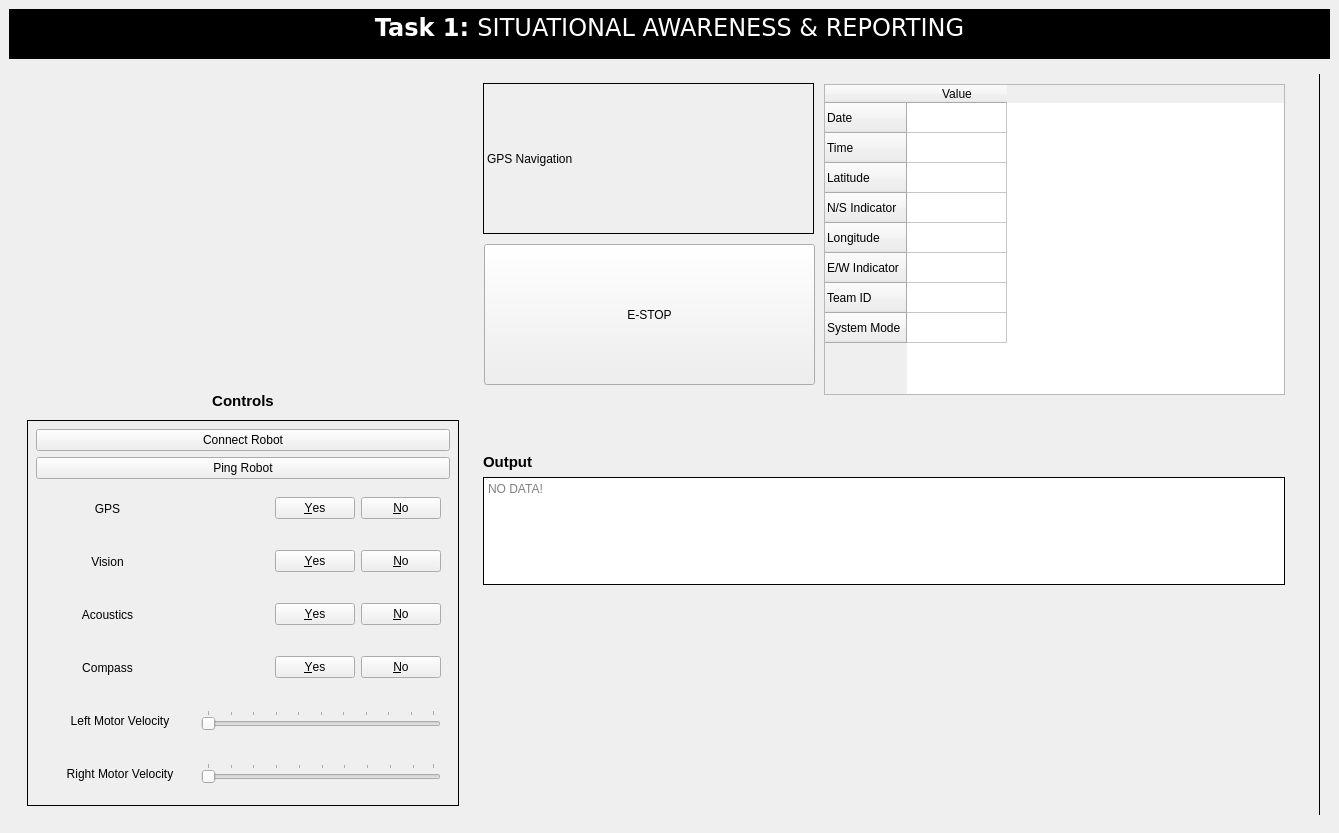
<?xml version="1.0" encoding="UTF-8"?>
<ui version="4.0">
 <class>MainWindow</class>
 <widget class="QMainWindow" name="MainWindow">
  <property name="geometry">
   <rect>
    <x>0</x>
    <y>0</y>
    <width>1339</width>
    <height>833</height>
   </rect>
  </property>
  <property name="sizePolicy">
   <sizepolicy hsizetype="Fixed" vsizetype="Fixed">
    <horstretch>0</horstretch>
    <verstretch>0</verstretch>
   </sizepolicy>
  </property>
  <property name="windowTitle">
   <string>MainWindow</string>
  </property>
  <widget class="QWidget" name="centralwidget">
   <property name="styleSheet">
    <string notr="true"/>
   </property>
   <layout class="QVBoxLayout" name="verticalLayout">
    <item>
     <widget class="QTextBrowser" name="textBrowser_3">
      <property name="sizePolicy">
       <sizepolicy hsizetype="Preferred" vsizetype="Preferred">
        <horstretch>0</horstretch>
        <verstretch>0</verstretch>
       </sizepolicy>
      </property>
      <property name="maximumSize">
       <size>
        <width>16777215</width>
        <height>50</height>
       </size>
      </property>
      <property name="font">
       <font>
        <family>Bitstream Vera Sans</family>
       </font>
      </property>
      <property name="styleSheet">
       <string notr="true">*{
background:rgb(0, 0, 0);
}</string>
      </property>
      <property name="frameShape">
       <enum>QFrame::NoFrame</enum>
      </property>
      <property name="frameShadow">
       <enum>QFrame::Plain</enum>
      </property>
      <property name="html">
       <string>&lt;!DOCTYPE HTML PUBLIC &quot;-//W3C//DTD HTML 4.0//EN&quot; &quot;http://www.w3.org/TR/REC-html40/strict.dtd&quot;&gt;
&lt;html&gt;&lt;head&gt;&lt;meta name=&quot;qrichtext&quot; content=&quot;1&quot; /&gt;&lt;style type=&quot;text/css&quot;&gt;
p, li { white-space: pre-wrap; }
&lt;/style&gt;&lt;/head&gt;&lt;body style=&quot; font-family:'Bitstream Vera Sans'; font-size:12pt; font-weight:400; font-style:normal;&quot;&gt;
&lt;p align=&quot;center&quot; style=&quot; margin-top:0px; margin-bottom:0px; margin-left:0px; margin-right:0px; -qt-block-indent:0; text-indent:0px;&quot;&gt;&lt;span style=&quot; font-size:18pt; font-weight:600; color:#ffffff;&quot;&gt;Task 1: &lt;/span&gt;&lt;span style=&quot; font-family:'Sans Serif'; font-size:18pt; color:#ffffff;&quot;&gt;SITUATIONAL AWARENESS &amp;amp; REPORTING&lt;/span&gt;&lt;/p&gt;&lt;/body&gt;&lt;/html&gt;</string>
      </property>
     </widget>
    </item>
    <item>
     <widget class="QWidget" name="widget" native="true">
      <layout class="QHBoxLayout" name="horizontalLayout">
       <item>
        <widget class="QWidget" name="widget_2" native="true">
         <property name="maximumSize">
          <size>
           <width>450</width>
           <height>16777215</height>
          </size>
         </property>
         <layout class="QVBoxLayout" name="verticalLayout_4">
          <item>
           <widget class="QLabel" name="label_2">
            <property name="maximumSize">
             <size>
              <width>16777215</width>
              <height>300</height>
             </size>
            </property>
            <property name="text">
             <string/>
            </property>
            <property name="pixmap">
             <pixmap resource="images.qrc">:/newPrefix/Images/task_1.png</pixmap>
            </property>
            <property name="scaledContents">
             <bool>true</bool>
            </property>
           </widget>
          </item>
          <item>
           <widget class="QLabel" name="label_7">
            <property name="maximumSize">
             <size>
              <width>16777215</width>
              <height>25</height>
             </size>
            </property>
            <property name="layoutDirection">
             <enum>Qt::LeftToRight</enum>
            </property>
            <property name="text">
             <string>&lt;html&gt;&lt;head/&gt;&lt;body&gt;&lt;p&gt;&lt;span style=&quot; font-size:11pt; font-weight:600;&quot;&gt;Controls&lt;/span&gt;&lt;/p&gt;&lt;/body&gt;&lt;/html&gt;</string>
            </property>
            <property name="alignment">
             <set>Qt::AlignCenter</set>
            </property>
           </widget>
          </item>
          <item>
           <widget class="QWidget" name="widget_8" native="true">
            <property name="styleSheet">
             <string notr="true">#widget_8{
border:1px solid black
}</string>
            </property>
            <layout class="QVBoxLayout" name="verticalLayout_5">
             <item>
              <widget class="QPushButton" name="buttonBox_6">
               <property name="text">
                <string>Connect Robot</string>
               </property>
              </widget>
             </item>
             <item>
              <widget class="QPushButton" name="buttonBox_5">
               <property name="text">
                <string>Ping Robot</string>
               </property>
              </widget>
             </item>
             <item>
              <widget class="QWidget" name="widget_7" native="true">
               <layout class="QHBoxLayout" name="horizontalLayout_4">
                <item>
                 <widget class="QLabel" name="label_8">
                  <property name="minimumSize">
                   <size>
                    <width>125</width>
                    <height>0</height>
                   </size>
                  </property>
                  <property name="layoutDirection">
                   <enum>Qt::LeftToRight</enum>
                  </property>
                  <property name="text">
                   <string>GPS</string>
                  </property>
                  <property name="scaledContents">
                   <bool>true</bool>
                  </property>
                  <property name="alignment">
                   <set>Qt::AlignCenter</set>
                  </property>
                 </widget>
                </item>
                <item>
                 <widget class="QDialogButtonBox" name="buttonBox">
                  <property name="standardButtons">
                   <set>QDialogButtonBox::No|QDialogButtonBox::Yes</set>
                  </property>
                  <property name="centerButtons">
                   <bool>false</bool>
                  </property>
                 </widget>
                </item>
               </layout>
              </widget>
             </item>
             <item>
              <widget class="QWidget" name="widget_17" native="true">
               <layout class="QHBoxLayout" name="horizontalLayout_9">
                <item>
                 <widget class="QLabel" name="label_13">
                  <property name="minimumSize">
                   <size>
                    <width>125</width>
                    <height>0</height>
                   </size>
                  </property>
                  <property name="text">
                   <string>Vision</string>
                  </property>
                  <property name="scaledContents">
                   <bool>true</bool>
                  </property>
                  <property name="alignment">
                   <set>Qt::AlignCenter</set>
                  </property>
                 </widget>
                </item>
                <item>
                 <widget class="QDialogButtonBox" name="buttonBox_4">
                  <property name="standardButtons">
                   <set>QDialogButtonBox::No|QDialogButtonBox::Yes</set>
                  </property>
                  <property name="centerButtons">
                   <bool>false</bool>
                  </property>
                 </widget>
                </item>
               </layout>
              </widget>
             </item>
             <item>
              <widget class="QWidget" name="widget_16" native="true">
               <layout class="QHBoxLayout" name="horizontalLayout_8">
                <item>
                 <widget class="QLabel" name="label_12">
                  <property name="minimumSize">
                   <size>
                    <width>125</width>
                    <height>0</height>
                   </size>
                  </property>
                  <property name="text">
                   <string>Acoustics</string>
                  </property>
                  <property name="scaledContents">
                   <bool>true</bool>
                  </property>
                  <property name="alignment">
                   <set>Qt::AlignCenter</set>
                  </property>
                 </widget>
                </item>
                <item>
                 <widget class="QDialogButtonBox" name="buttonBox_3">
                  <property name="standardButtons">
                   <set>QDialogButtonBox::No|QDialogButtonBox::Yes</set>
                  </property>
                  <property name="centerButtons">
                   <bool>false</bool>
                  </property>
                 </widget>
                </item>
               </layout>
              </widget>
             </item>
             <item>
              <widget class="QWidget" name="widget_15" native="true">
               <layout class="QHBoxLayout" name="horizontalLayout_7">
                <item>
                 <widget class="QLabel" name="label_11">
                  <property name="minimumSize">
                   <size>
                    <width>125</width>
                    <height>0</height>
                   </size>
                  </property>
                  <property name="text">
                   <string>Compass</string>
                  </property>
                  <property name="scaledContents">
                   <bool>true</bool>
                  </property>
                  <property name="alignment">
                   <set>Qt::AlignCenter</set>
                  </property>
                 </widget>
                </item>
                <item>
                 <widget class="QDialogButtonBox" name="buttonBox_2">
                  <property name="standardButtons">
                   <set>QDialogButtonBox::No|QDialogButtonBox::Yes</set>
                  </property>
                  <property name="centerButtons">
                   <bool>false</bool>
                  </property>
                 </widget>
                </item>
               </layout>
              </widget>
             </item>
             <item>
              <widget class="QWidget" name="widget_12" native="true">
               <layout class="QHBoxLayout" name="horizontalLayout_5">
                <item>
                 <widget class="QLabel" name="label_10">
                  <property name="minimumSize">
                   <size>
                    <width>150</width>
                    <height>0</height>
                   </size>
                  </property>
                  <property name="text">
                   <string>Left Motor Velocity</string>
                  </property>
                  <property name="alignment">
                   <set>Qt::AlignCenter</set>
                  </property>
                 </widget>
                </item>
                <item>
                 <widget class="QSlider" name="horizontalSlider">
                  <property name="maximum">
                   <number>100</number>
                  </property>
                  <property name="orientation">
                   <enum>Qt::Horizontal</enum>
                  </property>
                  <property name="tickPosition">
                   <enum>QSlider::TicksAbove</enum>
                  </property>
                  <property name="tickInterval">
                   <number>10</number>
                  </property>
                 </widget>
                </item>
               </layout>
              </widget>
             </item>
             <item>
              <widget class="QWidget" name="widget_13" native="true">
               <layout class="QHBoxLayout" name="horizontalLayout_6">
                <item>
                 <widget class="QLabel" name="label_9">
                  <property name="minimumSize">
                   <size>
                    <width>150</width>
                    <height>0</height>
                   </size>
                  </property>
                  <property name="text">
                   <string>Right Motor Velocity</string>
                  </property>
                  <property name="alignment">
                   <set>Qt::AlignCenter</set>
                  </property>
                 </widget>
                </item>
                <item>
                 <widget class="QSlider" name="horizontalSlider_2">
                  <property name="orientation">
                   <enum>Qt::Horizontal</enum>
                  </property>
                  <property name="tickPosition">
                   <enum>QSlider::TicksAbove</enum>
                  </property>
                  <property name="tickInterval">
                   <number>10</number>
                  </property>
                 </widget>
                </item>
               </layout>
              </widget>
             </item>
            </layout>
           </widget>
          </item>
         </layout>
        </widget>
       </item>
       <item>
        <widget class="QWidget" name="widget_3" native="true">
         <property name="maximumSize">
          <size>
           <width>16777215</width>
           <height>16777215</height>
          </size>
         </property>
         <widget class="QWidget" name="widget_6" native="true">
          <property name="geometry">
           <rect>
            <x>0</x>
            <y>370</y>
            <width>820</width>
            <height>150</height>
           </rect>
          </property>
          <property name="sizePolicy">
           <sizepolicy hsizetype="Ignored" vsizetype="Fixed">
            <horstretch>0</horstretch>
            <verstretch>0</verstretch>
           </sizepolicy>
          </property>
          <property name="maximumSize">
           <size>
            <width>16777215</width>
            <height>150</height>
           </size>
          </property>
          <layout class="QVBoxLayout" name="verticalLayout_3">
           <item>
            <widget class="QWidget" name="widget_4" native="true">
             <layout class="QVBoxLayout" name="verticalLayout_2">
              <item>
               <widget class="QLabel" name="label">
                <property name="text">
                 <string>&lt;html&gt;&lt;head/&gt;&lt;body&gt;&lt;p&gt;&lt;span style=&quot; font-size:11pt; font-weight:600;&quot;&gt;Output&lt;/span&gt;&lt;/p&gt;&lt;/body&gt;&lt;/html&gt;</string>
                </property>
               </widget>
              </item>
              <item>
               <widget class="QTextBrowser" name="hb_output">
                <property name="sizePolicy">
                 <sizepolicy hsizetype="Expanding" vsizetype="Preferred">
                  <horstretch>0</horstretch>
                  <verstretch>0</verstretch>
                 </sizepolicy>
                </property>
                <property name="frameShape">
                 <enum>QFrame::Box</enum>
                </property>
                <property name="frameShadow">
                 <enum>QFrame::Plain</enum>
                </property>
                <property name="sizeAdjustPolicy">
                 <enum>QAbstractScrollArea::AdjustIgnored</enum>
                </property>
                <property name="placeholderText">
                 <string>NO DATA!</string>
                </property>
               </widget>
              </item>
             </layout>
            </widget>
           </item>
          </layout>
         </widget>
         <widget class="QLabel" name="label_6">
          <property name="geometry">
           <rect>
            <x>9</x>
            <y>9</y>
            <width>331</width>
            <height>151</height>
           </rect>
          </property>
          <property name="frameShape">
           <enum>QFrame::Box</enum>
          </property>
          <property name="text">
           <string>GPS Navigation</string>
          </property>
          <property name="scaledContents">
           <bool>true</bool>
          </property>
         </widget>
         <widget class="QTableWidget" name="tableWidget">
          <property name="geometry">
           <rect>
            <x>350</x>
            <y>10</y>
            <width>461</width>
            <height>311</height>
           </rect>
          </property>
          <property name="sizePolicy">
           <sizepolicy hsizetype="Fixed" vsizetype="Preferred">
            <horstretch>0</horstretch>
            <verstretch>0</verstretch>
           </sizepolicy>
          </property>
          <property name="maximumSize">
           <size>
            <width>674</width>
            <height>16777215</height>
           </size>
          </property>
          <row>
           <property name="text">
            <string>Date</string>
           </property>
          </row>
          <row>
           <property name="text">
            <string>Time</string>
           </property>
          </row>
          <row>
           <property name="text">
            <string>Latitude</string>
           </property>
          </row>
          <row>
           <property name="text">
            <string>N/S Indicator</string>
           </property>
          </row>
          <row>
           <property name="text">
            <string>Longitude</string>
           </property>
          </row>
          <row>
           <property name="text">
            <string>E/W Indicator</string>
           </property>
          </row>
          <row>
           <property name="text">
            <string>Team ID</string>
           </property>
          </row>
          <row>
           <property name="text">
            <string>System Mode</string>
           </property>
          </row>
          <column>
           <property name="text">
            <string>Value</string>
           </property>
           <property name="textAlignment">
            <set>AlignCenter</set>
           </property>
          </column>
         </widget>
         <widget class="QPushButton" name="eStopButton">
          <property name="geometry">
           <rect>
            <x>10</x>
            <y>170</y>
            <width>331</width>
            <height>141</height>
           </rect>
          </property>
          <property name="autoFillBackground">
           <bool>false</bool>
          </property>
          <property name="styleSheet">
           <string notr="true">QPushButton:checked {color: white; background-color: red;}</string>
          </property>
          <property name="text">
           <string>E-STOP</string>
          </property>
          <property name="checkable">
           <bool>true</bool>
          </property>
         </widget>
        </widget>
       </item>
       <item>
        <widget class="Line" name="line">
         <property name="frameShadow">
          <enum>QFrame::Plain</enum>
         </property>
         <property name="orientation">
          <enum>Qt::Vertical</enum>
         </property>
        </widget>
       </item>
      </layout>
     </widget>
    </item>
   </layout>
  </widget>
  <action name="actionExit">
   <property name="text">
    <string>Exit</string>
   </property>
  </action>
  <action name="actionClose">
   <property name="text">
    <string>Close</string>
   </property>
  </action>
 </widget>
 <resources>
  <include location="images.qrc"/>
  <include location="images.qrc"/>
 </resources>
 <connections/>
</ui>
